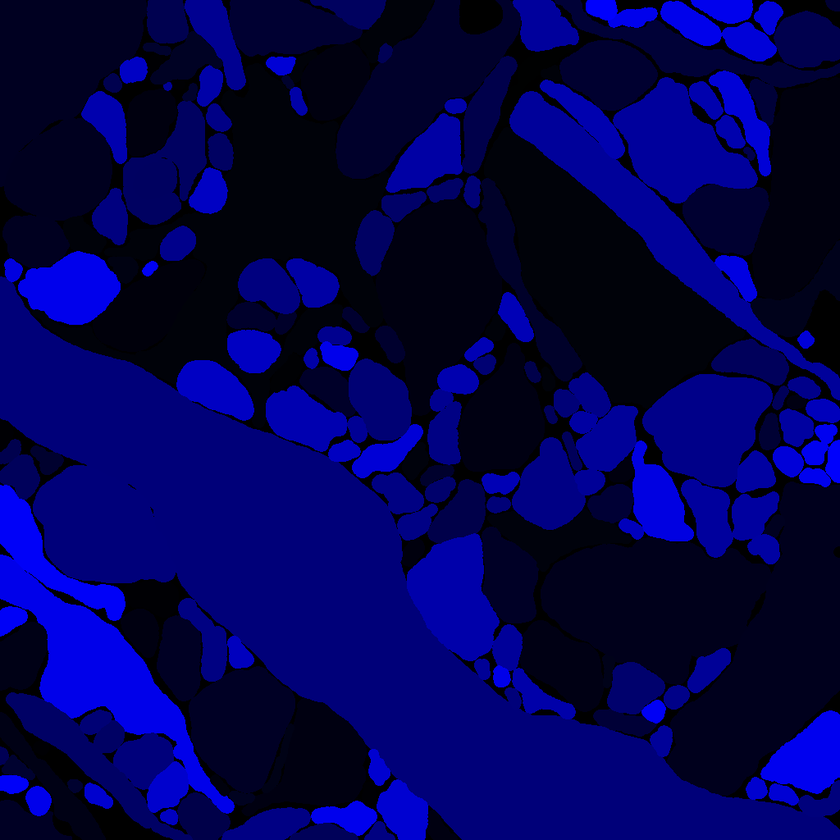
%> input picture MembraneSegmentation/ac3_dbseg_images/ac3_daniel_s0001.png, 840 x 840 px, shrunk from 1024 x 1024 before the run
$ octave --eval "result = get_border(imread('ac3_dbseg_images/ac3_daniel_s0001.png'));"   (GNU Octave 9; MATLAB toolbox functions it lacks are replaced by stand-ins)
%> lines starting %> are read from the running program, lines starting %| are printed output that depends on the picture; in (x1, y1, x2, y2) boxes, pixels count from 0 and x2, y2 are one past the last pixel; in counts of white or black regions, pixels touching at a corner belong together; the program's own positions count from 1
### MembraneSegmentation/unique_rgb.m
function out = unique_rgb(in)
%置换数组维度，不知道为何叠加后的维度还是四维
out = permute(double(in(:,:,3,:)) +...
    double(in(:,:,2,:))*256 + double(in(:,:,1,:))*256^2,[1 2 4 3]);
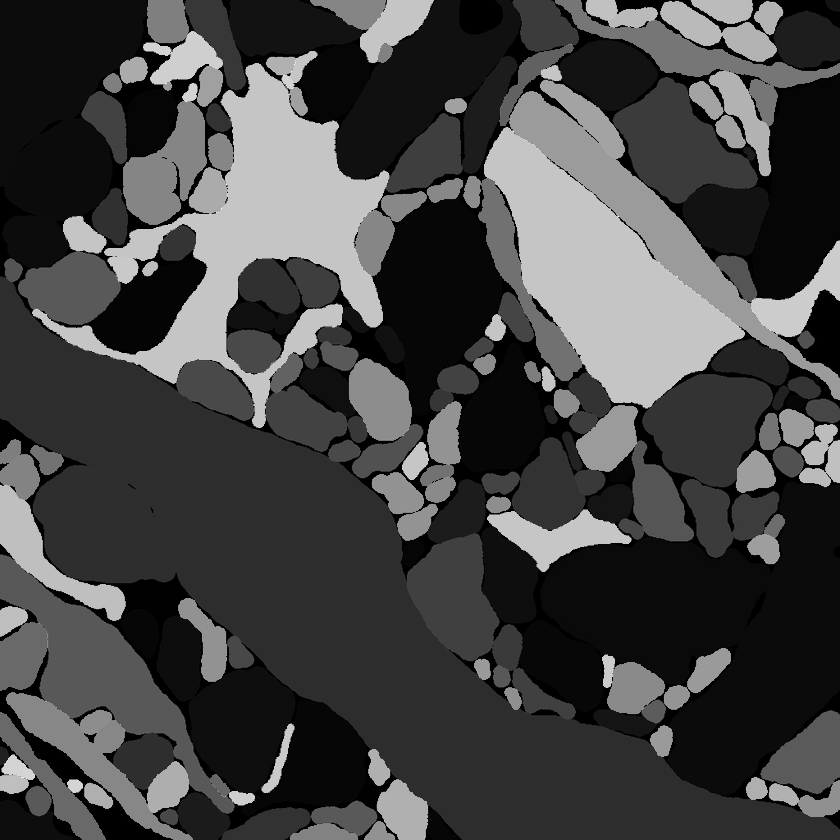
%> out: size 840x840 double; min 0, max 672, mean 182.7; drawn with min black and max white

### MembraneSegmentation/get_border.m
function BW = get_border(x)
%根据有颜色的标签获得图片的细胞膜边界
try
    I_s = unique_rgb(x);%细胞膜的图可能是三通道的，先把三个通道进行进制转换转为"单通道"的
catch
    I_s = x;
end


BW = imdilate(I_s,ones(5,5)) ~= imerode(I_s,ones(5,5));%蚕食大小可以修改
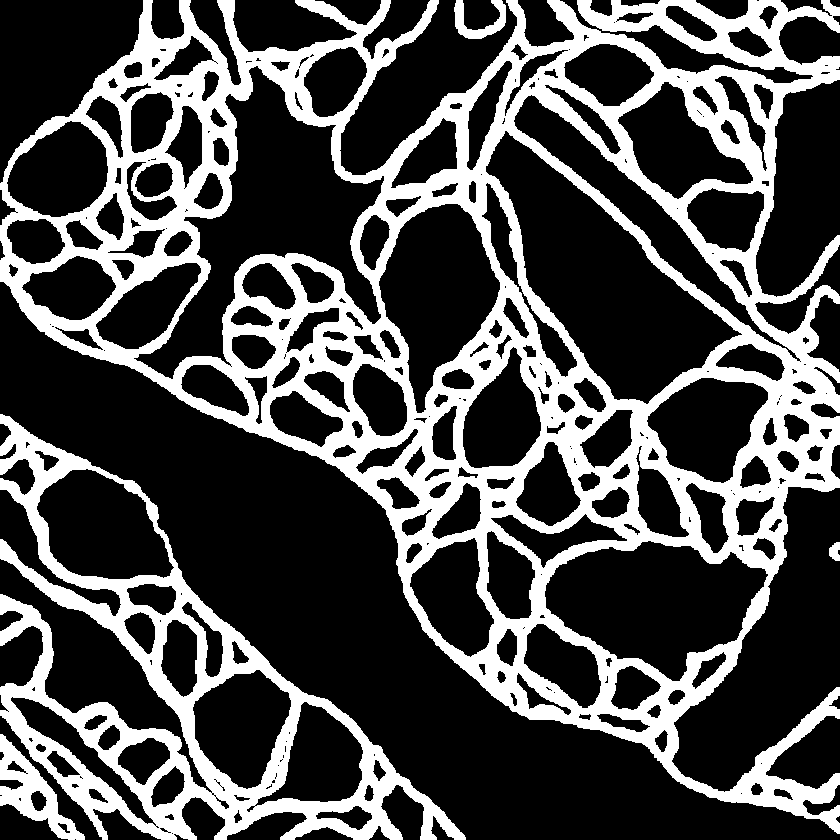
%> BW: size 840x840 logical; 29.6% white; 5 white regions, box (x1, y1, x2, y2) and area: (0, 0, 840, 834) 165820, (0, 414, 466, 840) 39338, (0, 734, 85, 840) 2998, (454, 0, 506, 39) 865, (829, 542, 840, 561) 158
BW(I_s==0)=1;%处理细胞隔膜为细胞膜
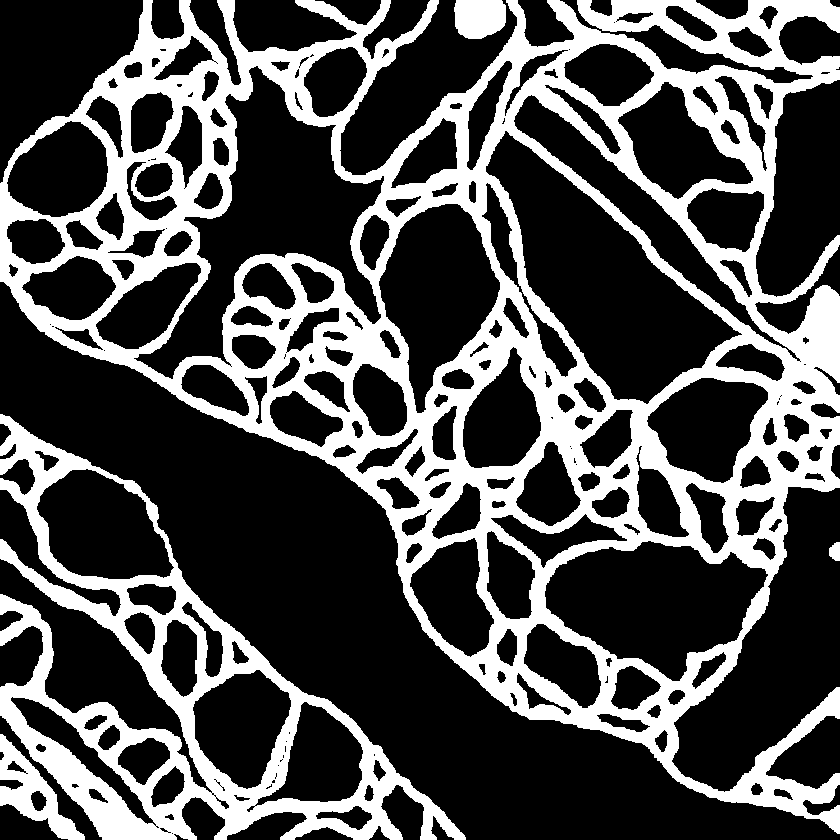
%> BW: size 840x840 logical; 30.6% white; 5 white regions, box (x1, y1, x2, y2) and area: (0, 0, 840, 834) 169967, (0, 414, 466, 840) 40809, (0, 734, 85, 840) 3057, (454, 0, 506, 39) 1761, (829, 542, 840, 561) 167
% [6 lines of commented-out code are left out]
end

$ run again, on MembraneSegmentation/ac3_dbseg_images/ac3_daniel_s0007.png
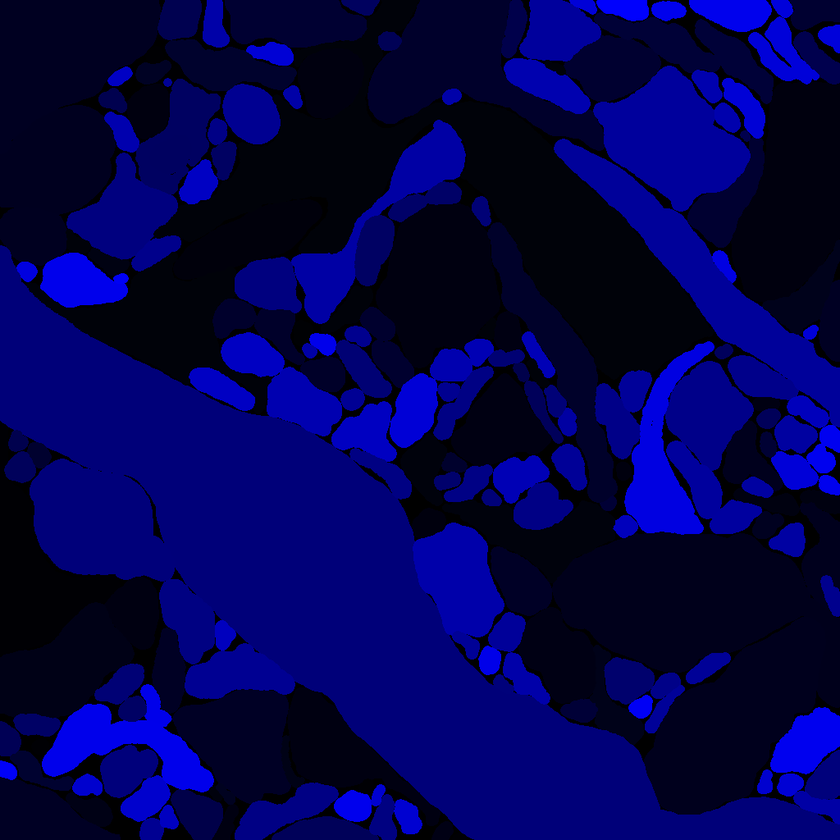
%> input picture MembraneSegmentation/ac3_dbseg_images/ac3_daniel_s0007.png, 840 x 840 px, shrunk from 1024 x 1024 before the run
%> in unique_rgb, `out = permute(double(in(:,:,3,:)) + double(in(:,:,2,:))*256 + double(i..`:
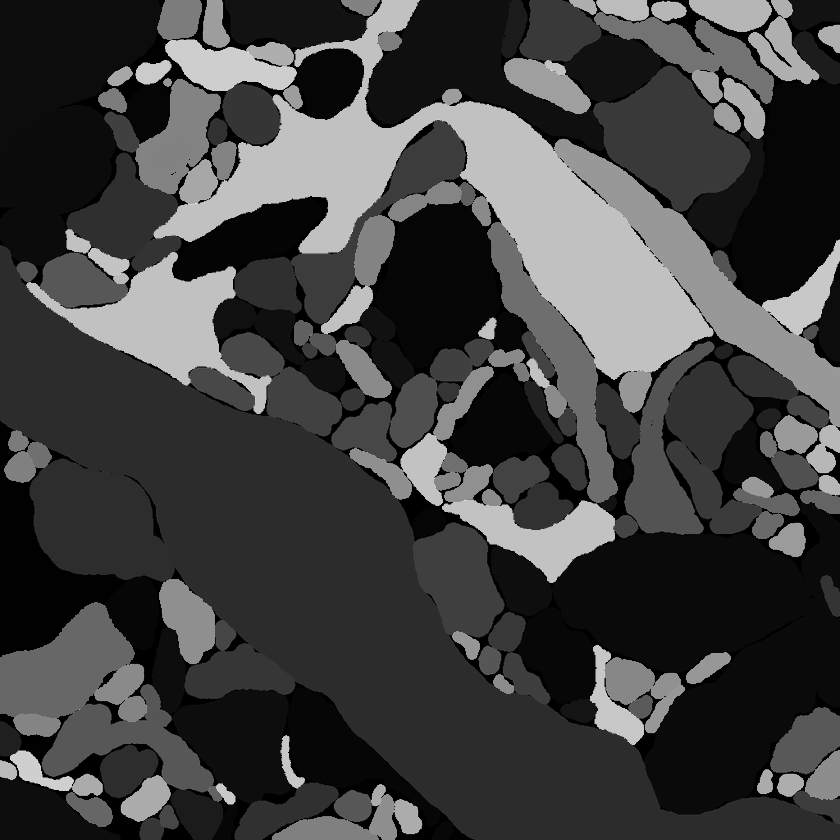
%> out: size 840x840 double; min 0, max 687, mean 178.9; drawn with min black and max white
%> in get_border, `BW(I_s==0)=1;`:
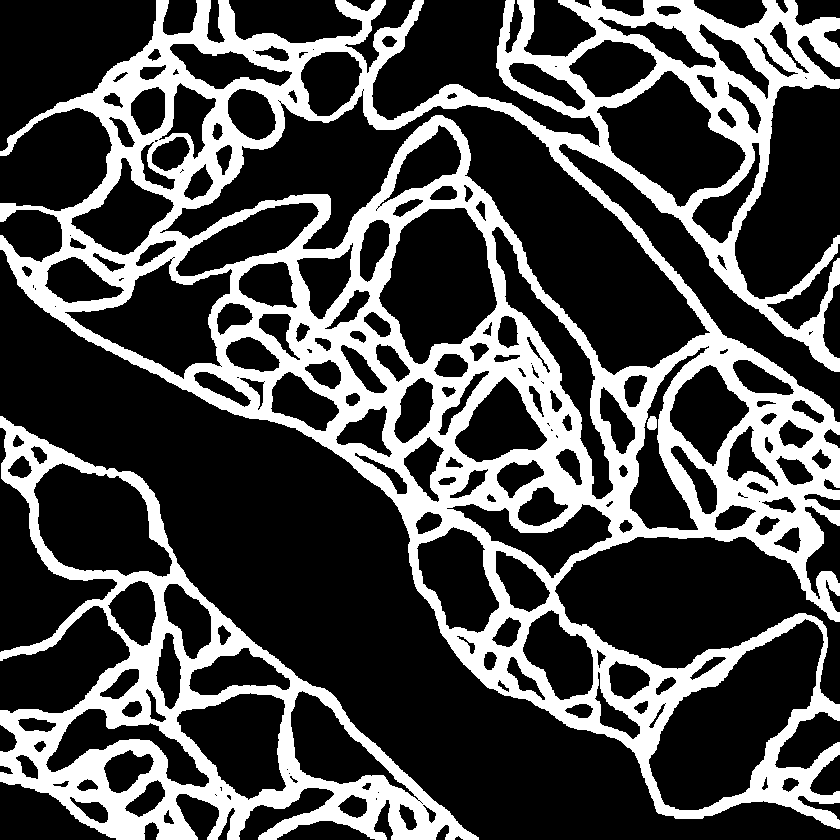
%> BW: size 840x840 logical; 29.3% white; 3 white regions, box (x1, y1, x2, y2) and area: (0, 0, 840, 829) 165820, (0, 416, 479, 840) 40715, (647, 416, 657, 430) 119

$ run again, on MembraneSegmentation/ac3_dbseg_images/ac3_daniel_s0013.png
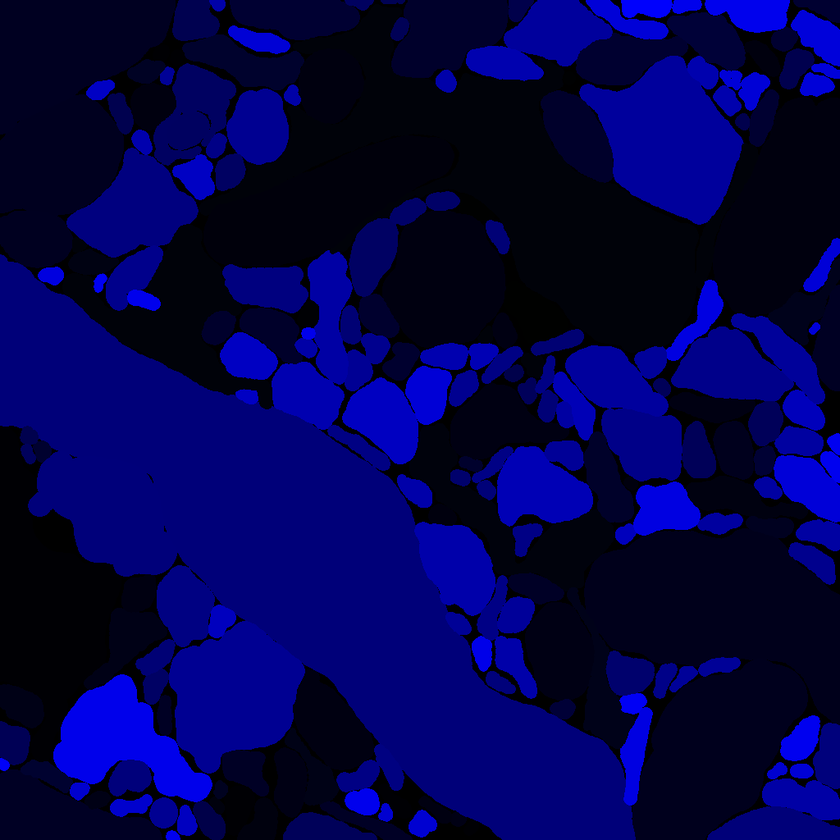
%> input picture MembraneSegmentation/ac3_dbseg_images/ac3_daniel_s0013.png, 840 x 840 px, shrunk from 1024 x 1024 before the run
%> in unique_rgb, `out = permute(double(in(:,:,3,:)) + double(in(:,:,2,:))*256 + double(i..`:
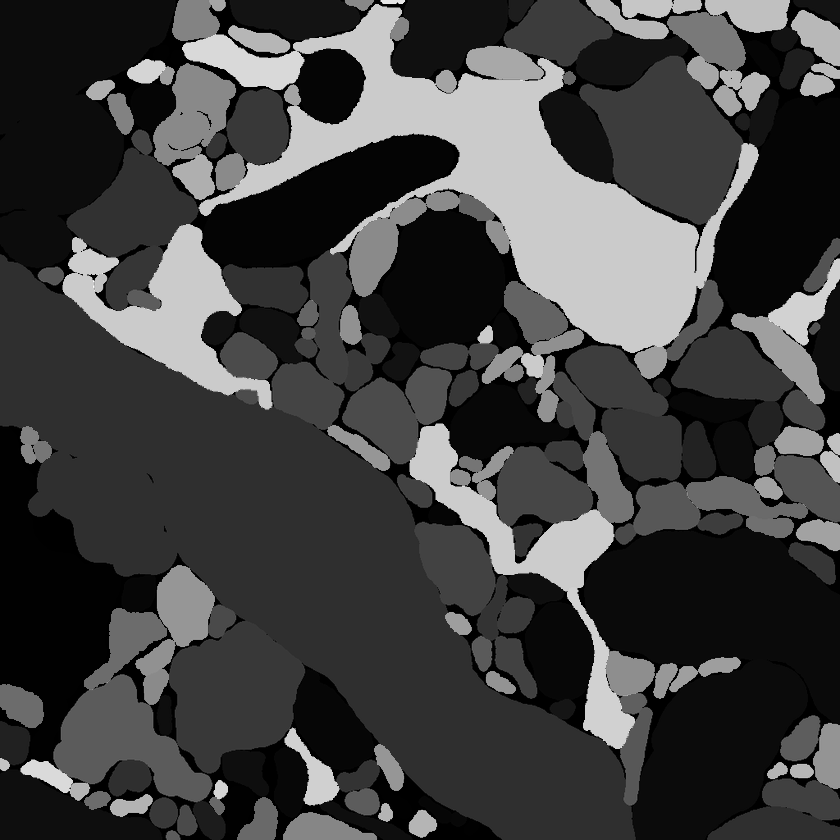
%> out: size 840x840 double; min 0, max 654, mean 169.2; drawn with min black and max white
%> in get_border, `BW(I_s==0)=1;`:
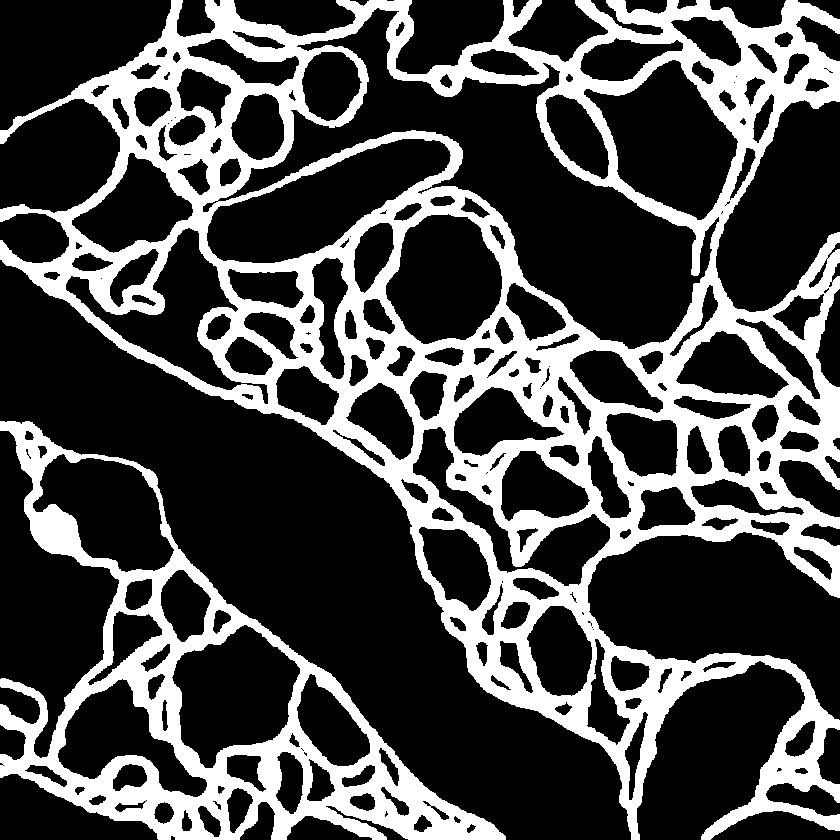
%> BW: size 840x840 logical; 28.8% white; 2 white regions, box (x1, y1, x2, y2) and area: (0, 0, 840, 840) 161872, (0, 421, 506, 840) 41583
